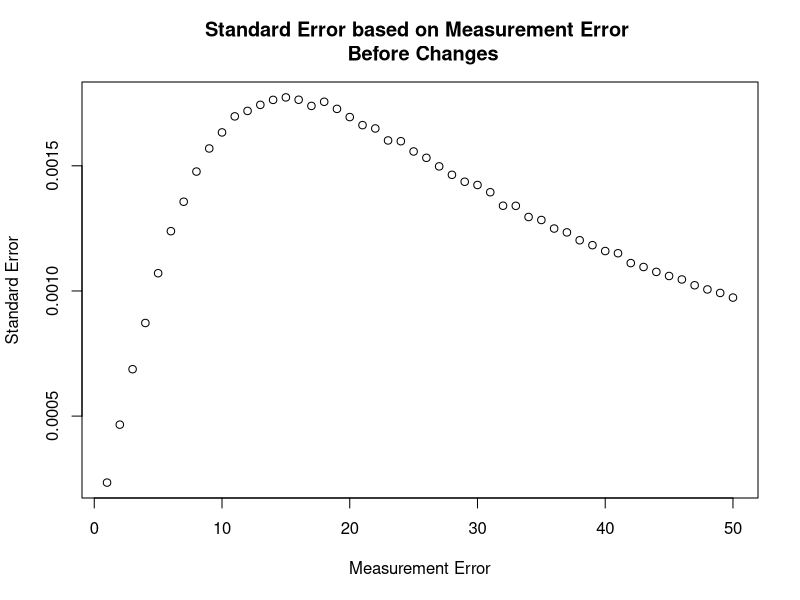
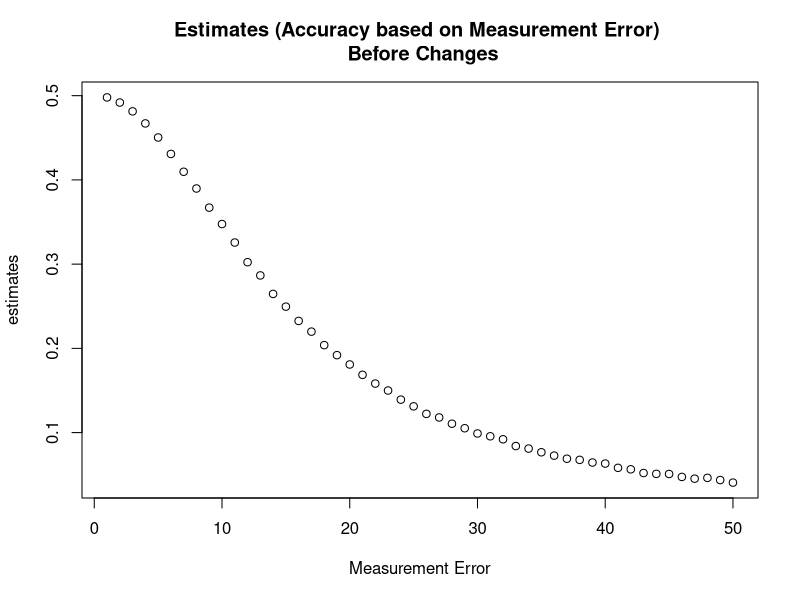
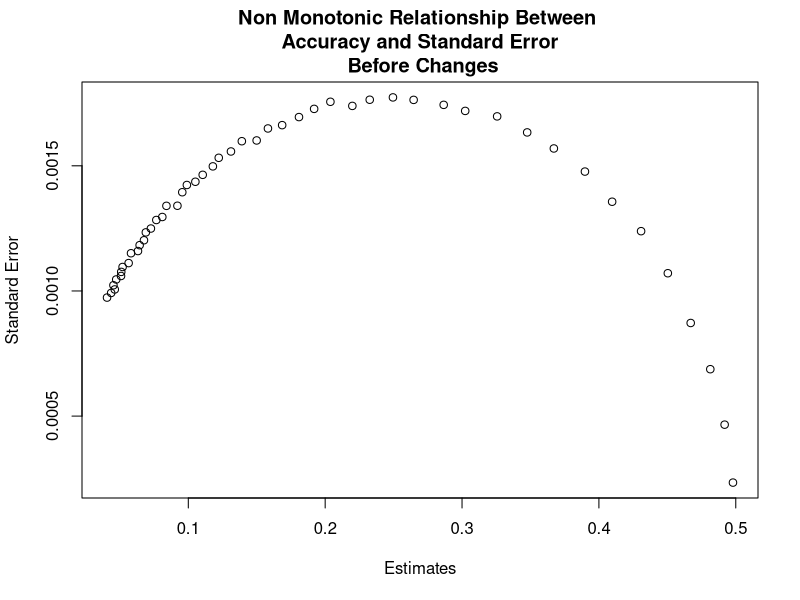
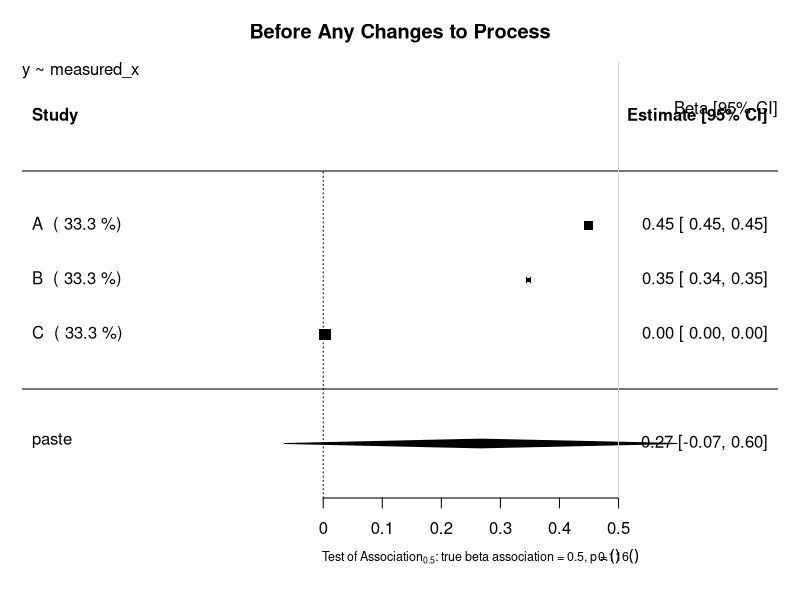
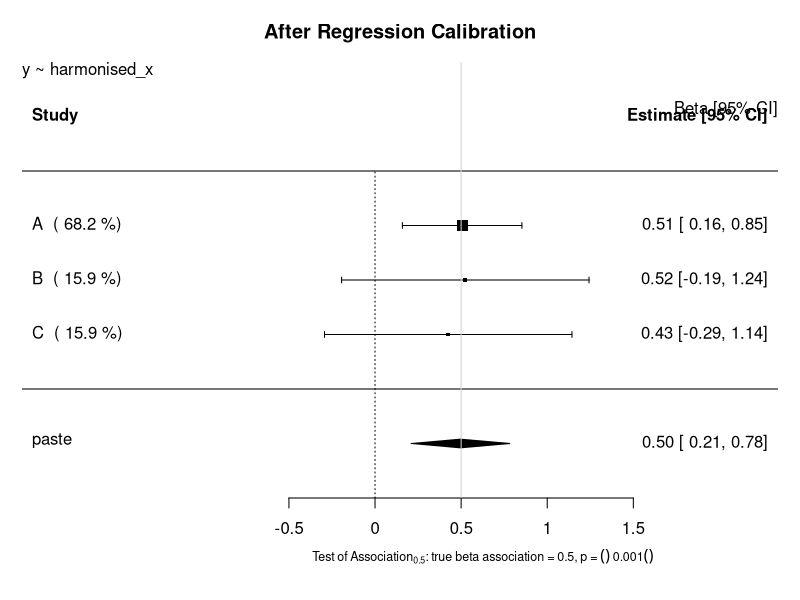
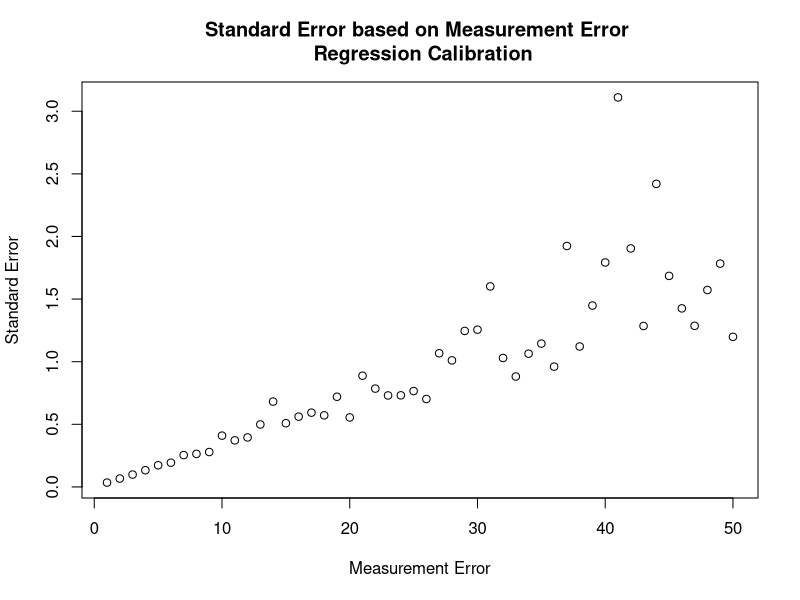
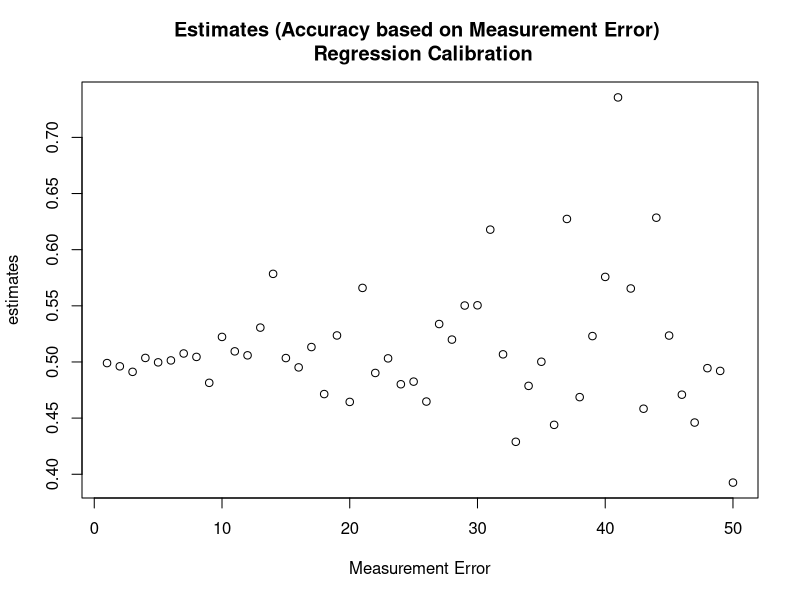
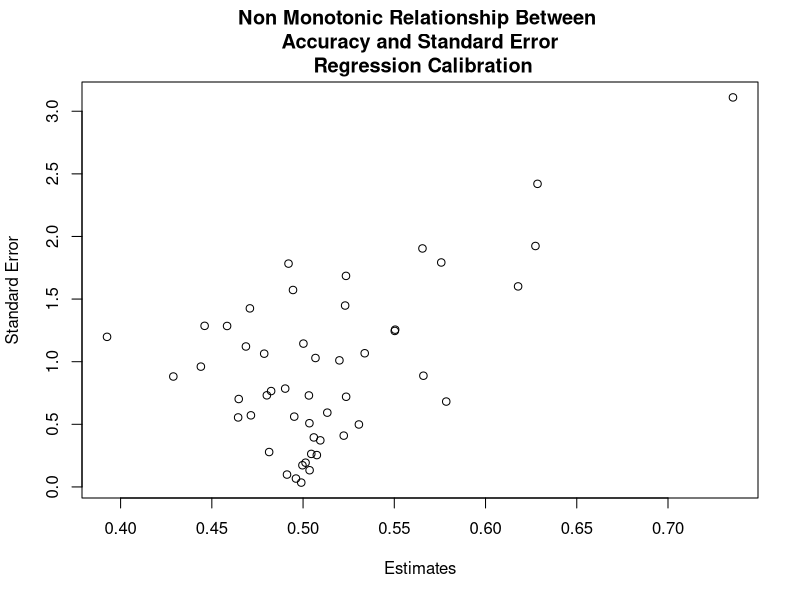

Here is the R script that generated these plots, in order:
# Investigation into semi monotonic behaviour of standard error in Continuous Variables
## Author: Paul Scherer
##         Tom Bishop
## Institute: University of Cambridge MRC Epidemiology Unit 
## Date: 6.09.2017

# In this file we want to investigate whether we can replicate the semi monotonic behaviour exhibited by 
# standard error dependent on standard measurement error
library(ggplot2)
library(reshape2)
library(parallel)
library(stats)
library(metafor)

# Raw Data Set Properties
trueBeta = 0.5
constant = 20

study_size = 20000
raw_mean = 40
raw_stdev = 15

# Create Dataframe with x, create y from x, then add normal random noise to x
raw_data = data.frame(x = rnorm(n = study_size, mean = raw_mean, sd = raw_stdev))
raw_data$y = (trueBeta*raw_data$x) + constant

###############################################################################
########################### Functions #########################################
###############################################################################

createStudyData <- function(raw_data, measurement_error){
    x_error = rnorm(n = study_size, mean = 0, sd = measurement_error)
    raw_data$measured_x = raw_data$x + x_error
    return(raw_data)
}

createValidationData <- function(val_size, measurement_error) {
    validation_data = data.frame(x =  rnorm(n = val_size, mean = raw_mean, sd = raw_stdev))
    x_error = rnorm(n = val_size, mean = 0, sd = measurement_error)
    validation_data$measured_x = validation_data$x + x_error
    return (validation_data)
}

#######################################################################################
########################### Motivation of the Problem #################################
#######################################################################################
## Graphing Standard Error as a function of Measurement Error
error_upperbound = 50
std_error = vector("numeric", length = error_upperbound)
estimates = vector("numeric", length = error_upperbound)

for (measurement_error in 1:error_upperbound){
	x_error = rnorm(n = study_size, mean = 0, sd = measurement_error)
	raw_data$measured_x = raw_data$x + x_error
	fmla = as.formula(y ~ measured_x)
	linear_model = lm(formula = fmla, data = raw_data)
	x_estimate = linear_model$coefficients["measured_x"]
	x_stdErr = summary(linear_model)$coefficients["measured_x", "Std. Error"]
	std_error[measurement_error] = x_stdErr
	estimates[measurement_error] = x_estimate
}
plot (x = (1:error_upperbound), y = std_error, xlab = "Measurement Error", ylab = "Standard Error", main = "Standard Error based on Measurement Error \n Before Changes")
plot (x = (1:error_upperbound), y = estimates, xlab = "Measurement Error", ylab = "estimates", main = "Estimates (Accuracy based on Measurement Error) \n Before Changes")

plot (x = estimates, y = std_error, xlab = "Estimates", ylab = "Standard Error", main = "Non Monotonic Relationship Between \n Accuracy and Standard Error \n Before Changes")

#######################################################################################
######################## Before Any Changes to the Process ############################
#######################################################################################
# General Parameters
validation_size = 400

# Study A
measureError_A = 5
studyData_A = createStudyData(raw_data = raw_data, measurement_error = measureError_A)
validation_data_A = createValidationData(val_size = validation_size, measurement_error = measureError_A )

# Study B
measureError_B = 10
studyData_B = createStudyData(raw_data = raw_data, measurement_error = measureError_B)
validation_data_B = createValidationData(val_size = validation_size, measurement_error = measureError_B )

# Study C
measureError_C = 200
studyData_C = createStudyData(raw_data = raw_data, measurement_error = measureError_C)
validation_data_C = createValidationData(val_size = validation_size, measurement_error = measureError_C )


lm_A <- lm(formula=y~measured_x, data=studyData_A)
estimate_A = lm_A$coefficients["measured_x"]
stdError_A = summary(lm_A)$coefficients["measured_x","Std. Error"]

lm_B <- lm(formula=y~measured_x, data=studyData_B)
estimate_B = lm_B$coefficients["measured_x"]
stdError_B = summary(lm_B)$coefficients["measured_x","Std. Error"]

lm_C <- lm(formula=y~measured_x, data=studyData_C)
estimate_C = lm_C$coefficients["measured_x"]
stdError_C = summary(lm_C)$coefficients["measured_x","Std. Error"]


## Random Effects Model Forest Plot Before Regression Calibration
estimates = c(estimate_A, estimate_B, estimate_C)
stand_errs = c(stdError_A, stdError_B, stdError_C)
labels = c("A","B","C")
res <- rma(yi = estimates, sei = stand_errs, method='DL', slab = labels)
weights_res <- weights.rma.uni(res)

# Forest Plot
res$slab <- paste(res$slab, " (", round(weights.rma.uni(res),digits=1), "%)")
fmla = as.formula(y~measured_x)
forest(res, mlab=bquote(paste('Overall (I'^2*' = ', .(round(res$I2)),'%, p = ',
    .(sprintf("%.3f", round(res$QEp,3))),')')),
xlab=bquote(paste('Test of Association'[0.5]*': true beta association = 0.5, p = ',
    .(sprintf("%.3f", round(res$pval,3))))), cex=1, cex.lab=0.75, cex.axis=1, main = "Before Any Changes to Process")
usr <- par("usr")
text(usr[2], usr[4], "Beta [95% CI]", adj = c(1, 4),cex=1)
text(usr[1], usr[4], paste0(gsub(paste0("Study Data","\\$"),"", deparse(fmla)),collapse="\n"), adj = c( 0, 1 ),cex=1)
abline(v = 0.5, col = "lightgray")


#######################################################################################
######################## Using Regression Calibration Classic #########################
#######################################################################################

# Using real regression calibration.
## Modeling x ~ measured_x in validation
fmla_harmonisation = as.formula(x~measured_x)
# Study A
lambda_lm_A <- lm(formula=fmla_harmonisation, data=validation_data_A)
lambda_A = lambda_lm_A$coefficients["measured_x"]
stdError_lambda_A = summary(lambda_lm_A)$coefficients["measured_x","Std. Error"]

# Study B
lambda_lm_B <- lm(formula=fmla_harmonisation, data=validation_data_B)
lambda_B = lambda_lm_B$coefficients["measured_x"]
stdError_lambda_B = summary(lambda_lm_B)$coefficients["measured_x","Std. Error"]

# Study C
lambda_lm_C <- lm(formula=fmla_harmonisation, data=validation_data_C)
lambda_C = lambda_lm_C$coefficients["measured_x"]
stdError_lambda_C = summary(lambda_lm_C)$coefficients["measured_x","Std. Error"]


lm_A <- lm(formula=y~measured_x, data=studyData_A)
estimate_A = lm_A$coefficients["measured_x"]
stdError_A = summary(lm_A)$coefficients["measured_x","Std. Error"]

lm_B <- lm(formula=y~measured_x, data=studyData_B)
estimate_B = lm_B$coefficients["measured_x"]
stdError_B = summary(lm_B)$coefficients["measured_x","Std. Error"]

lm_C <- lm(formula=y~measured_x, data=studyData_C)
estimate_C = lm_C$coefficients["measured_x"]
stdError_C = summary(lm_C)$coefficients["measured_x","Std. Error"]

corrected_estimate_A = estimate_A / lambda_A
corrected_estimate_B = estimate_B / lambda_B
corrected_estimate_C = estimate_C / lambda_C

# calculate the corrected standard error
var_Beta = (sqrt(validation_size) * summary(lm_A)$coefficients["measured_x","Std. Error"])^2
#var_Beta = summary(lm_A)$sigma**2
# var_Beta = (summary(lm_A)$coefficients["measured_x","Std. Error"])^2
lambda_pure = unlist(unname(lambda_lm_A$coefficients["measured_x"]))
beta_lambda_div_sq = (unname(unlist(lm_A$coefficients["measured_x"]/(lambda_lm_A$coefficients["measured_x"])^2)))^2
var_lambda = (sqrt(validation_size) * summary(lambda_lm_A)$coefficients["measured_x","Std. Error"])^2
delta_variance = (var_Beta / (lambda_pure)^2) + (beta_lambda_div_sq * var_lambda)
delta_stdError_A = sqrt(delta_variance)/sqrt(validation_size) 
delta_stdError_A = sqrt(delta_variance)

var_lambda = (sqrt(validation_size) * summary(lambda_lm_B)$coefficients["measured_x","Std. Error"])^2
var_Beta = (sqrt(validation_size) * summary(lm_B)$coefficients["measured_x","Std. Error"])^2
#var_Beta = summary(lm_A)$sigma**2
# var_Beta = (summary(lm_A)$coefficients["measured_x","Std. Error"])^2
lambda_pure = unlist(unname(lambda_lm_B$coefficients["measured_x"]))
beta_lambda_div_sq = (unname(unlist(lm_B$coefficients["measured_x"]/(lambda_lm_B$coefficients["measured_x"])^2)))^2
delta_variance = (var_Beta / (lambda_pure)^2) + beta_lambda_div_sq * var_lambda
delta_stdError_B = sqrt(delta_variance)/sqrt(validation_size) 
delta_stdError_B = sqrt(delta_variance)


var_lambda = (sqrt(validation_size) * summary(lambda_lm_B)$coefficients["measured_x","Std. Error"])^2
var_Beta = (sqrt(validation_size) * summary(lm_B)$coefficients["measured_x","Std. Error"])^2
#var_Beta = summary(lm_A)$sigma**2
# var_Beta = (summary(lm_A)$coefficients["measured_x","Std. Error"])^2
lambda_pure = unlist(unname(lambda_lm_B$coefficients["measured_x"]))
beta_lambda_div_sq = (unname(unlist(lm_B$coefficients["measured_x"]/(lambda_lm_B$coefficients["measured_x"])^2)))^2
delta_variance = (var_Beta / (lambda_pure)^2) + beta_lambda_div_sq * var_lambda
delta_stdError_C = sqrt(delta_variance)/sqrt(validation_size) 
delta_stdError_C = sqrt(delta_variance)

## Random Effects Model Forest Plot After Regression Calibration
estimates = c(corrected_estimate_A, corrected_estimate_B, corrected_estimate_C)
stand_errs = c(delta_stdError_A, delta_stdError_B, delta_stdError_C)
labels = c("A","B","C")
res <- rma(yi = estimates, sei = stand_errs, method='DL', slab = labels)
weights_res <- weights.rma.uni(res)

# Forest Plot
res$slab <- paste(res$slab, " (", round(weights.rma.uni(res),digits=1), "%)")
fmla = as.formula(y~harmonised_x)
forest(res, mlab=bquote(paste('Overall (I'^2*' = ', .(round(res$I2)),'%, p = ',
    .(sprintf("%.3f", round(res$QEp,3))),')')),
xlab=bquote(paste('Test of Association'[0.5]*': true beta association = 0.5, p = ',
    .(sprintf("%.3f", round(res$pval,3))))), cex=1, cex.lab=0.75, cex.axis=1, main = "After Regression Calibration")
usr <- par("usr")
text(usr[2], usr[4], "Beta [95% CI]", adj = c(1, 4),cex=1)
text(usr[1], usr[4], paste0(gsub(paste0("Study Data","\\$"),"", deparse(fmla)),collapse="\n"), adj = c( 0, 1 ),cex=1)
abline(v = 0.5, col = "lightgray")

## Graphing Standard Error as a function of Measurement Error
std_error = vector("numeric", length = error_upperbound)
estimates = vector("numeric", length = error_upperbound)

for (measurement_error in 1:error_upperbound){
    studyData_graph = createStudyData(raw_data = raw_data, measurement_error = measurement_error)
    validation_data_graph = createValidationData(val_size = validation_size, measurement_error = measurement_error)

    # calculate the lambda
    fmla_harmonisation = as.formula(x~measured_x)
    lambda_lm_graph <- lm(formula=fmla_harmonisation, data=validation_data_graph)
    lambda_graph = lambda_lm_graph$coefficients["measured_x"]
    stdError_lambda_graph = summary(lambda_lm_graph)$coefficients["measured_x","Std. Error"]

    # calculate the estimates using the normal study data
    lm_graph <- lm(formula=y~measured_x, data=studyData_graph)
    estimate_graph = lm_graph$coefficients["measured_x"]
    stdError_graph = summary(lm_graph)$coefficients["measured_x","Std. Error"]

    # Propagate Errors in Standard Error
    var_lambda = (sqrt(validation_size) * summary(lambda_lm_graph)$coefficients["measured_x","Std. Error"])^2
    var_Beta = (sqrt(validation_size) * summary(lm_graph)$coefficients["measured_x","Std. Error"])^2
    #var_Beta = summary(lm_A)$sigma**2
    # var_Beta = (summary(lm_A)$coefficients["measured_x","Std. Error"])^2
    lambda_pure = unlist(unname(lambda_lm_graph$coefficients["measured_x"]))
    beta_lambda_div_sq = (unname(unlist(lm_graph$coefficients["measured_x"]/(lambda_lm_graph$coefficients["measured_x"])^2)))^2
    delta_variance = (var_Beta / (lambda_pure)^2) + beta_lambda_div_sq * var_lambda
    delta_stdError_B = sqrt(delta_variance)/sqrt(validation_size) 
    delta_stdError_B = sqrt(delta_variance)

    std_error[measurement_error] = delta_stdError_B
    estimates[measurement_error] = estimate_graph/lambda_graph
}
plot (x = (1:error_upperbound), y = std_error, xlab = "Measurement Error", ylab = "Standard Error", main = "Standard Error based on Measurement Error \n Regression Calibration")
plot (x = (1:error_upperbound), y = estimates, xlab = "Measurement Error", ylab = "estimates", main = "Estimates (Accuracy based on Measurement Error) \n Regression Calibration")
plot (x = estimates, y = std_error, xlab = "Estimates", ylab = "Standard Error", main = "Non Monotonic Relationship Between \n Accuracy and Standard Error \n Regression Calibration")



#######################################################################################
######################## USING THE MODEL OF ERROR *PREDICT* ###########################
#######################################################################################
## PREDICT (ERROR IN VARIABLES MODELS)

## Modeling x ~ measured_x in validation
fmla_harmonisation = as.formula(x~measured_x)
# Study A
lambda_lm_A <- lm(formula=fmla_harmonisation, data=validation_data_A)
lambda_A = lambda_lm_A$coefficients["measured_x"]
stdError_lambda_A = summary(lambda_lm_A)$coefficients["measured_x","Std. Error"]

# Study B
lambda_lm_B <- lm(formula=fmla_harmonisation, data=validation_data_B)
lambda_B = lambda_lm_B$coefficients["measured_x"]
stdError_lambda_B = summary(lambda_lm_B)$coefficients["measured_x","Std. Error"]

# Study C
lambda_lm_C <- lm(formula=fmla_harmonisation, data=validation_data_C)
lambda_C = lambda_lm_C$coefficients["measured_x"]
stdError_lambda_C = summary(lambda_lm_C)$coefficients["measured_x","Std. Error"]


## Transformation and Regression
# Study A
new = data.frame(measured_x = studyData_A$measured_x)
studyData_A$harmonised_x = predict(lambda_lm_A, newdata = new)
lm_A <- lm(formula=y~harmonised_x, data=studyData_A)
estimate_A = lm_A$coefficients["harmonised_x"]
stdError_A = summary(lm_A)$coefficients["harmonised_x","Std. Error"]

# Study B
new = data.frame(measured_x = studyData_B$measured_x)
studyData_B$harmonised_x = predict(lambda_lm_B, newdata = new)
lm_B <- lm(formula=y~harmonised_x, data=studyData_B)
estimate_B = lm_B$coefficients["harmonised_x"]
stdError_B = summary(lm_B)$coefficients["harmonised_x","Std. Error"]

# Study C
new = data.frame(measured_x = studyData_C$measured_x)
studyData_C$harmonised_x = predict(lambda_lm_C, newdata = new)
lm_C <- lm(formula=y~harmonised_x, data=studyData_C)
estimate_C = lm_C$coefficients["harmonised_x"]
stdError_C = summary(lm_C)$coefficients["harmonised_x","Std. Error"]


## Random Effects Model Forest Plot After Regression Modeling
estimates = c(estimate_A, estimate_B, estimate_C)
stand_errs = c(stdError_A, stdError_B, stdError_C)
labels = c("A","B","C")
res <- rma(yi = estimates, sei = stand_errs, method='DL', slab = labels)
weights_res <- weights.rma.uni(res)

# Forest Plot
res$slab <- paste(res$slab, " (", round(weights.rma.uni(res),digits=1), "%)")
fmla = as.formula(y~harmonised_x)
forest(res, mlab=bquote(paste('Overall (I'^2*' = ', .(round(res$I2)),'%, p = ',
    .(sprintf("%.3f", round(res$QEp,3))),')')),
xlab=bquote(paste('Test of Association'[0.5]*': true beta association = 0.5, p = ',
    .(sprintf("%.3f", round(res$pval,3))))), cex=1, cex.lab=0.75, cex.axis=1, main = "Using Predict aka 'Error Model'")
usr <- par("usr")
text(usr[2], usr[4], "Beta [95% CI]", adj = c(1, 4),cex=1)
text(usr[1], usr[4], paste0(gsub(paste0("Study Data","\\$"),"", deparse(fmla)),collapse="\n"), adj = c( 0, 1 ),cex=1)
abline(v = 0.5, col = "lightgray")


## Graphing Standard Error as a function of Measurement Error
std_error = vector("numeric", length = error_upperbound)
estimates = vector("numeric", length = error_upperbound)

for (measurement_error in 1:error_upperbound){
    studyData_graph = createStudyData(raw_data = raw_data, measurement_error = measurement_error)
    validation_data_graph = createValidationData(val_size = validation_size, measurement_error = measurement_error)

    # calculate the Error Model
    error_model_graph <- lm(formula=fmla_harmonisation, data=validation_data_graph)
    lambda_graph = error_model_graph$coefficients["measured_x"]
    stdError_lambda_graph = summary(error_model_graph)$coefficients["measured_x","Std. Error"]

    # calculate the estimates using the normal study data
    new = data.frame(measured_x = studyData_graph$measured_x)
    studyData_graph$harmonised_x = predict(error_model_graph, newdata = new)
    lm_graph <- lm(formula=y~harmonised_x, data=studyData_graph)
    estimate_graph = lm_graph$coefficients["harmonised_x"]
    stdError_graph = summary(lm_graph)$coefficients["harmonised_x","Std. Error"]


    std_error[measurement_error] = stdError_graph
    estimates[measurement_error] = estimate_graph
}
plot (x = (1:error_upperbound), y = std_error, xlab = "Measurement Error", ylab = "Standard Error", main = "Standard Error based on Measurement Error \n Error Model Pred")
plot (x = (1:error_upperbound), y = estimates, xlab = "Measurement Error", ylab = "estimates", main = "Estimates (Accuracy based on Measurement Error) \n Error Model Pred")
plot (x = estimates, y = std_error, xlab = "Estimates", ylab = "Standard Error", main = "Monotonic Relationship Between \n Accuracy and Standard Error \n Error Model Pred")




#######################################################################################
######################## USING THE MODEL OF ERROR *PREDICT* ###########################
################## DONE MANUALLY WITH MODEL PARAMETER ESTIMATES #######################
#######################################################################################
## PREDICT (ERROR IN VARIABLES MODELS)


## By manually predicting values using the model created
## Modeling x ~ measured_x in validation
fmla_harmonisation = as.formula(x~measured_x)
# Study A
lambda_lm_A <- lm(formula=fmla_harmonisation, data=validation_data_A)
lambda_A = lambda_lm_A$coefficients["measured_x"]
intercept_lambda_A = lambda_lm_A$coefficients["(Intercept)"]
stdError_lambda_A = summary(lambda_lm_A)$coefficients["measured_x","Std. Error"]

# Study B
lambda_lm_B <- lm(formula=fmla_harmonisation, data=validation_data_B)
lambda_B = lambda_lm_B$coefficients["measured_x"]
intercept_lambda_B = lambda_lm_B$coefficients["(Intercept)"]
stdError_lambda_B = summary(lambda_lm_B)$coefficients["measured_x","Std. Error"]

# Study C
lambda_lm_C <- lm(formula=fmla_harmonisation, data=validation_data_C)
lambda_C = lambda_lm_C$coefficients["measured_x"]
intercept_lambda_C = lambda_lm_C$coefficients["(Intercept)"]
stdError_lambda_C = summary(lambda_lm_C)$coefficients["measured_x","Std. Error"]

studyData_A$lambdadx = studyData_A$measured_x*lambda_A + intercept_lambda_A
lm_A <- lm(formula=y~lambdadx, data=studyData_A)
estimate_A = lm_A$coefficients["lambdadx"]
stdError_A = summary(lm_A)$coefficients["lambdadx","Std. Error"]

studyData_B$lambdadx = studyData_B$measured_x*lambda_B + intercept_lambda_B
lm_B <- lm(formula=y~lambdadx, data=studyData_B)
estimate_B = lm_B$coefficients["lambdadx"]
stdError_B = summary(lm_B)$coefficients["lambdadx","Std. Error"]

studyData_C$lambdadx = studyData_C$measured_x*lambda_C + intercept_lambda_C
lm_C <- lm(formula=y~lambdadx, data=studyData_C)
estimate_C = lm_C$coefficients["lambdadx"]
stdError_C = summary(lm_C)$coefficients["lambdadx","Std. Error"]


## Random Effects Model Forest Plot After Regression Calibration in all members of measured x
estimates = c(estimate_A, estimate_B, estimate_C)
stand_errs = c(stdError_A, stdError_B, stdError_C)
labels = c("A","B","C")
res <- rma(yi = estimates, sei = stand_errs, method='DL', slab = labels)
weights_res <- weights.rma.uni(res)

# Forest Plot
res$slab <- paste(res$slab, " (", round(weights.rma.uni(res),digits=1), "%)")
fmla = as.formula(y~harmonised_x)
forest(res, mlab=bquote(paste('Overall (I'^2*' = ', .(round(res$I2)),'%, p = ',
    .(sprintf("%.3f", round(res$QEp,3))),')')),
xlab=bquote(paste('Test of Association'[0.5]*': true beta association = 0.5, p = ',
    .(sprintf("%.3f", round(res$pval,3))))), cex=1, cex.lab=0.75, cex.axis=1, main = "Using 'Error Model'")
usr <- par("usr")
text(usr[2], usr[4], "Beta [95% CI]", adj = c(1, 4),cex=1)
text(usr[1], usr[4], paste0(gsub(paste0("Study Data","\\$"),"", deparse(fmla)),collapse="\n"), adj = c( 0, 1 ),cex=1)
abline(v = 0.5, col = "lightgray")
